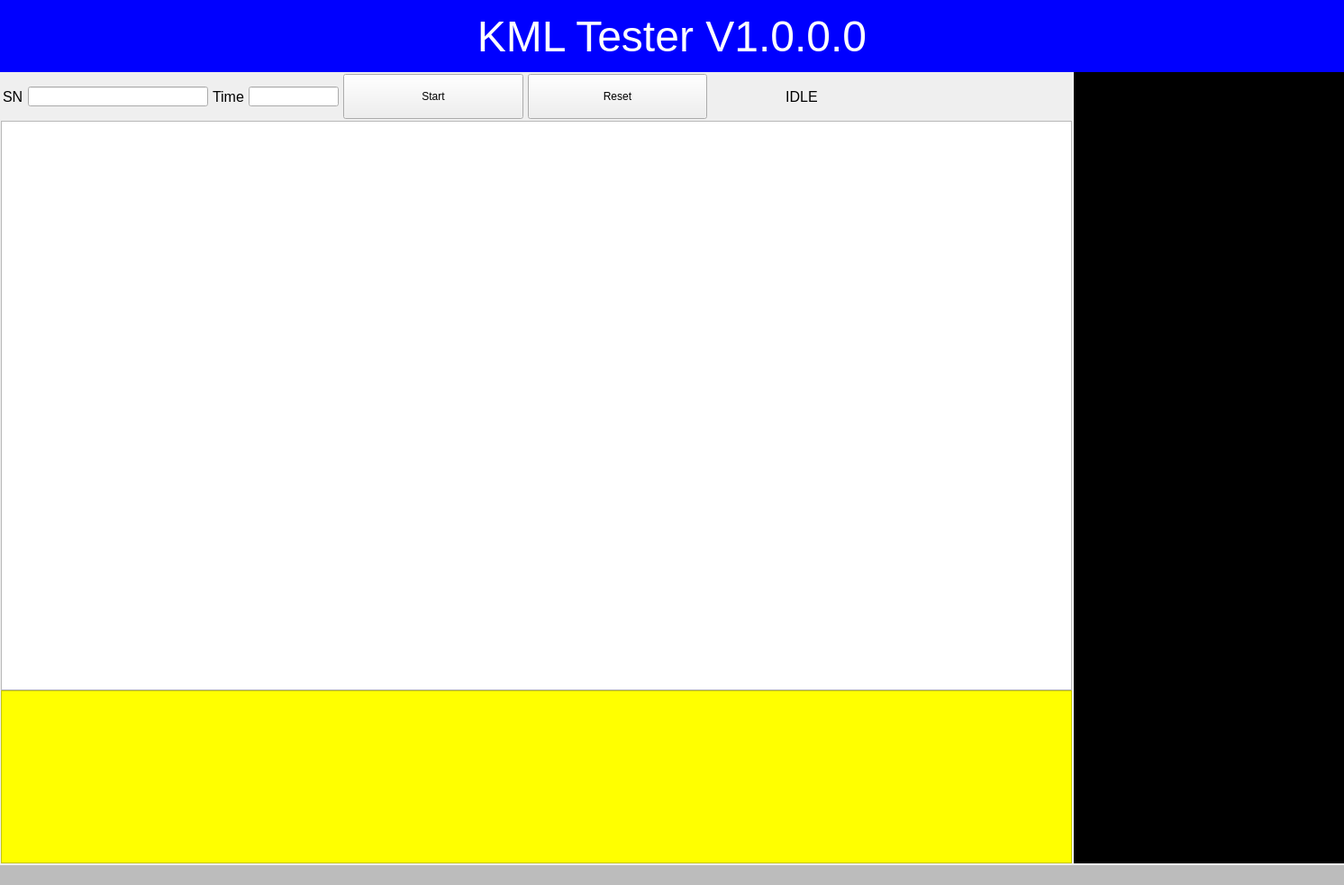
<?xml version="1.0" encoding="UTF-8"?>
<ui version="4.0">
 <class>MainWindow</class>
 <widget class="QMainWindow" name="MainWindow">
  <property name="geometry">
   <rect>
    <x>0</x>
    <y>0</y>
    <width>1492</width>
    <height>982</height>
   </rect>
  </property>
  <property name="minimumSize">
   <size>
    <width>0</width>
    <height>80</height>
   </size>
  </property>
  <property name="windowTitle">
   <string>MainWindow</string>
  </property>
  <widget class="QWidget" name="centralwidget">
   <layout class="QGridLayout" name="gridLayout_2">
    <property name="margin">
     <number>0</number>
    </property>
    <property name="spacing">
     <number>0</number>
    </property>
    <item row="0" column="0">
     <widget class="QLabel" name="top_text">
      <property name="minimumSize">
       <size>
        <width>0</width>
        <height>80</height>
       </size>
      </property>
      <property name="font">
       <font>
        <family>Arial</family>
        <pointsize>36</pointsize>
       </font>
      </property>
      <property name="styleSheet">
       <string notr="true">background-color:rgb(0,0,255);
color:rgb(255,255,255)</string>
      </property>
      <property name="text">
       <string>KML Tester V1.0.0.0</string>
      </property>
      <property name="alignment">
       <set>Qt::AlignCenter</set>
      </property>
     </widget>
    </item>
    <item row="1" column="0">
     <widget class="QWidget" name="widget" native="true">
      <layout class="QGridLayout" name="gridLayout">
       <property name="leftMargin">
        <number>1</number>
       </property>
       <property name="topMargin">
        <number>0</number>
       </property>
       <property name="rightMargin">
        <number>0</number>
       </property>
       <property name="bottomMargin">
        <number>2</number>
       </property>
       <property name="horizontalSpacing">
        <number>2</number>
       </property>
       <property name="verticalSpacing">
        <number>0</number>
       </property>
       <item row="1" column="0">
        <widget class="QTableView" name="table_test_items">
         <property name="sizePolicy">
          <sizepolicy hsizetype="Expanding" vsizetype="Expanding">
           <horstretch>0</horstretch>
           <verstretch>1</verstretch>
          </sizepolicy>
         </property>
         <property name="minimumSize">
          <size>
           <width>0</width>
           <height>100</height>
          </size>
         </property>
         <property name="maximumSize">
          <size>
           <width>16777215</width>
           <height>16777215</height>
          </size>
         </property>
         <property name="showGrid">
          <bool>true</bool>
         </property>
        </widget>
       </item>
       <item row="0" column="1" rowspan="4">
        <widget class="QTextEdit" name="message">
         <property name="maximumSize">
          <size>
           <width>300</width>
           <height>16777215</height>
          </size>
         </property>
         <property name="styleSheet">
          <string notr="true">background-color: rgb(0, 0, 0);
color:rgb(0,255,0);</string>
         </property>
         <property name="html">
          <string>&lt;!DOCTYPE HTML PUBLIC &quot;-//W3C//DTD HTML 4.0//EN&quot; &quot;http://www.w3.org/TR/REC-html40/strict.dtd&quot;&gt;
&lt;html&gt;&lt;head&gt;&lt;meta name=&quot;qrichtext&quot; content=&quot;1&quot; /&gt;&lt;style type=&quot;text/css&quot;&gt;
p, li { white-space: pre-wrap; }
&lt;/style&gt;&lt;/head&gt;&lt;body style=&quot; font-family:'SimSun'; font-size:9pt; font-weight:400; font-style:normal;&quot;&gt;
&lt;p style=&quot;-qt-paragraph-type:empty; margin-top:0px; margin-bottom:0px; margin-left:0px; margin-right:0px; -qt-block-indent:0; text-indent:0px; font-family:'Arial'; font-size:12pt;&quot;&gt;&lt;br /&gt;&lt;/p&gt;&lt;/body&gt;&lt;/html&gt;</string>
         </property>
        </widget>
       </item>
       <item row="0" column="0">
        <layout class="QHBoxLayout" name="horizontalLayout">
         <property name="spacing">
          <number>5</number>
         </property>
         <property name="leftMargin">
          <number>2</number>
         </property>
         <property name="topMargin">
          <number>2</number>
         </property>
         <property name="bottomMargin">
          <number>2</number>
         </property>
         <item>
          <widget class="QLabel" name="sn1">
           <property name="font">
            <font>
             <family>Arial</family>
             <pointsize>12</pointsize>
            </font>
           </property>
           <property name="layoutDirection">
            <enum>Qt::LeftToRight</enum>
           </property>
           <property name="text">
            <string>SN</string>
           </property>
           <property name="margin">
            <number>0</number>
           </property>
          </widget>
         </item>
         <item>
          <widget class="QLineEdit" name="linesn1">
           <property name="maximumSize">
            <size>
             <width>200</width>
             <height>16777215</height>
            </size>
           </property>
          </widget>
         </item>
         <item>
          <widget class="QLabel" name="time1">
           <property name="font">
            <font>
             <family>Arial</family>
             <pointsize>12</pointsize>
            </font>
           </property>
           <property name="layoutDirection">
            <enum>Qt::LeftToRight</enum>
           </property>
           <property name="text">
            <string>Time</string>
           </property>
           <property name="margin">
            <number>0</number>
           </property>
          </widget>
         </item>
         <item>
          <widget class="QLineEdit" name="linetime1">
           <property name="minimumSize">
            <size>
             <width>50</width>
             <height>0</height>
            </size>
           </property>
           <property name="maximumSize">
            <size>
             <width>100</width>
             <height>16777215</height>
            </size>
           </property>
           <property name="text">
            <string/>
           </property>
          </widget>
         </item>
         <item>
          <widget class="QPushButton" name="start">
           <property name="sizePolicy">
            <sizepolicy hsizetype="Expanding" vsizetype="Expanding">
             <horstretch>0</horstretch>
             <verstretch>0</verstretch>
            </sizepolicy>
           </property>
           <property name="minimumSize">
            <size>
             <width>100</width>
             <height>50</height>
            </size>
           </property>
           <property name="maximumSize">
            <size>
             <width>200</width>
             <height>50</height>
            </size>
           </property>
           <property name="text">
            <string>Start</string>
           </property>
          </widget>
         </item>
         <item>
          <widget class="QPushButton" name="reset">
           <property name="sizePolicy">
            <sizepolicy hsizetype="Expanding" vsizetype="Expanding">
             <horstretch>0</horstretch>
             <verstretch>0</verstretch>
            </sizepolicy>
           </property>
           <property name="minimumSize">
            <size>
             <width>100</width>
             <height>50</height>
            </size>
           </property>
           <property name="maximumSize">
            <size>
             <width>200</width>
             <height>50</height>
            </size>
           </property>
           <property name="text">
            <string>Reset</string>
           </property>
          </widget>
         </item>
         <item>
          <widget class="QLabel" name="lab_result">
           <property name="minimumSize">
            <size>
             <width>200</width>
             <height>0</height>
            </size>
           </property>
           <property name="font">
            <font>
             <pointsize>12</pointsize>
            </font>
           </property>
           <property name="text">
            <string>IDLE</string>
           </property>
           <property name="alignment">
            <set>Qt::AlignCenter</set>
           </property>
           <property name="margin">
            <number>5</number>
           </property>
          </widget>
         </item>
         <item>
          <spacer name="horizontalSpacer">
           <property name="orientation">
            <enum>Qt::Horizontal</enum>
           </property>
           <property name="sizeHint" stdset="0">
            <size>
             <width>40</width>
             <height>20</height>
            </size>
           </property>
          </spacer>
         </item>
        </layout>
       </item>
       <item row="3" column="0">
        <widget class="QTextEdit" name="txt_result">
         <property name="styleSheet">
          <string notr="true">background-color: rgb(255, 255, 0);
color:rgb(0,255,0);</string>
         </property>
        </widget>
       </item>
      </layout>
     </widget>
    </item>
   </layout>
   <zorder>top_text</zorder>
   <zorder>widget</zorder>
  </widget>
  <widget class="QMenuBar" name="menubar">
   <property name="geometry">
    <rect>
     <x>0</x>
     <y>0</y>
     <width>1492</width>
     <height>37</height>
    </rect>
   </property>
  </widget>
  <widget class="QStatusBar" name="statusbar">
   <property name="sizePolicy">
    <sizepolicy hsizetype="Preferred" vsizetype="Expanding">
     <horstretch>0</horstretch>
     <verstretch>0</verstretch>
    </sizepolicy>
   </property>
   <property name="styleSheet">
    <string notr="true">background-color: rgb(188, 188, 188);
color:rgb(0,0,0)</string>
   </property>
  </widget>
 </widget>
 <resources/>
 <connections/>
</ui>
